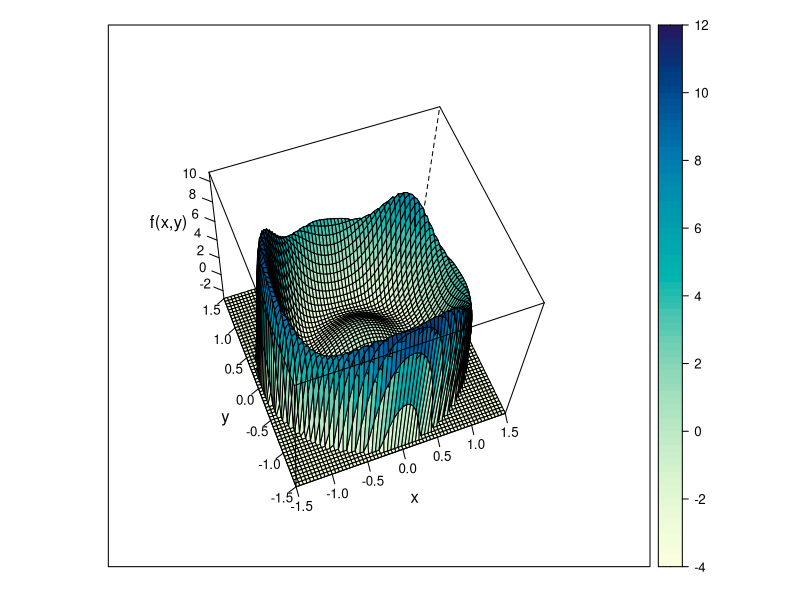

Write R code to recreate this figure.
f <- function(x) max(
    -(sum(x^2)-2)*(sum(x^2)-1)*sum(x^2)*(sum(x^2)+1)*(sum(x^2)+2)*
    (2 - sin(x[1]^2 - x[2]^2)*cos(x[1] - exp(x[2]))), -3)

x <- seq(-1.5, 1.5, .05)
y <- seq(-1.5, 1.5, .05)
z <- matrix(0, length(x), length(y))
xyz <- data.frame(matrix(0, length(x)*length(y), 3))
names(xyz) <- c('x', 'y', 'z')
n <- 0
for (i in 1:length(x)) {
  for (j in 1:length(y)) {
    z[i,j] <- f(c(x[i], y[j]))
    n <- n + 1
    xyz[n,] <- c(x[i], y[j], z[i, j])
  }
}

#image(x, y, z, col=gray(seq(.3, 1, .01)))
#windows()
library(lattice)
postscript('globalmax.ps', width=6, height=6)
print(wireframe(z ~ x*y, data = xyz, scales = list(arrows = FALSE), pretty=T,
    zlab='f(x,y)', drape=T, screen=list(z = 20, x = -30, y = 3)))
dev.off()
